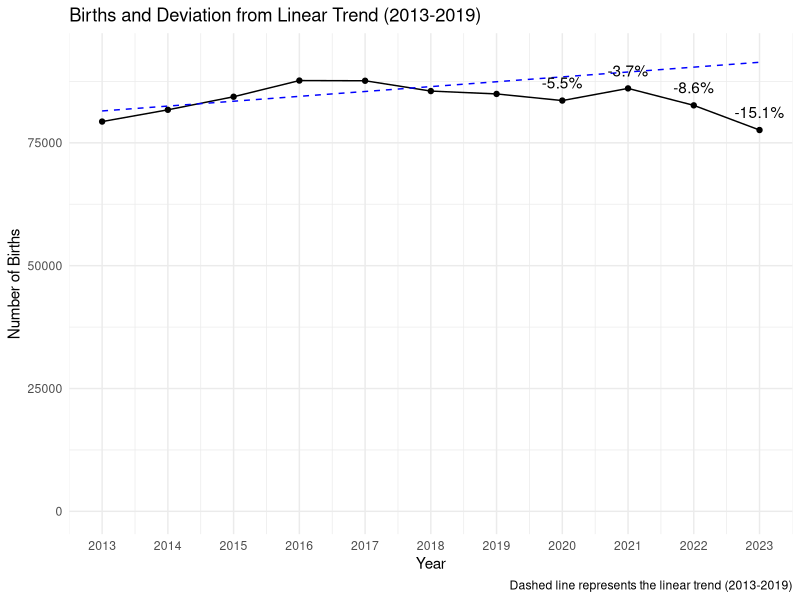

This chart was generated by the following R code:
# Loads required libraries
library(ggplot2)

# Births data
years <- 2013:2023
births <- c(79330, 81722, 84381, 87675, 87633, 85535, 84952, 83603, 86078, 82627, 77605)

data <- data.frame(year = years, births = births)

# Fits a linear model to data from 2013 to 2019
fit <- lm(births ~ year, data = data[data$year <= 2019,])

# Predicts births for the years 2020 to 2023
data$predicted <- predict(fit, newdata = data)

# Calculates the percentage deviation for the years 2020 to 2023
data$deviation <- with(data, 100 * (births - predicted) / predicted)

# Creates plot
ggplot(data, aes(x = year, y = births)) +
  geom_line() +
  geom_point() +
  geom_line(aes(y = predicted), linetype = "dashed", color = "blue") +
  geom_text(aes(label = ifelse(year >= 2020, paste0(round(deviation, 1), "%"), "")),
            vjust = -1) +
  labs(title = "Births and Deviation from Linear Trend (2013-2019)",
       x = "Year",
       y = "Number of Births",
       caption = "Dashed line represents the linear trend (2013-2019)") +
  theme_minimal() +
  ylim(0, max(data$births) + 5000) +
  scale_x_continuous(breaks = years)
